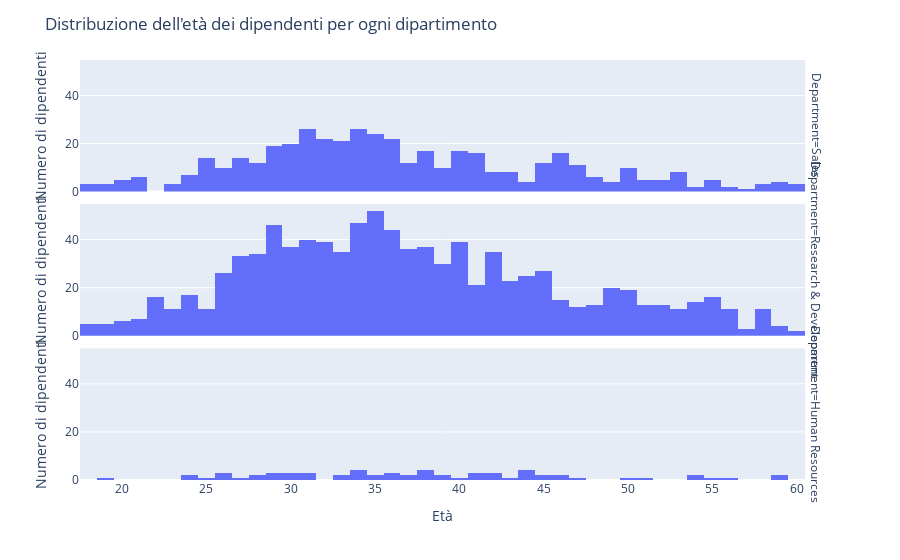

Notebook source saved alongside this figure:
### Code cell
#Si analizza l'età dei dipendenti in ogni dipartimento
#Risulta essere però un'analisi poco utile in quanto in alcuni dipartimenti le persone sono poche

fig0= px.histogram(df, height=800, x="Age", facet_row="Department")
fig0.layout["xaxis"]["title"] = "Età"
fig0.layout["yaxis"]["title"] = "Numero di dipendenti"
fig0.layout["yaxis2"]["title"] = "Numero di dipendenti"
fig0.layout["yaxis3"]["title"] = "Numero di dipendenti"
fig0.layout["legend"]["title"] = "Dipartimento"
fig0.layout["title"] = "Distribuzione dell'età dei dipendenti per ogni dipartimento"
fig0.show()

### Figure 1 — Plotly figure (JSON) as saved in the notebook; plotly's stock layout.template omitted (floating-point values rounded to 4 significant figures; data arrays with more than 128 entries replaced by an {"elided": "..."} marker saying what was removed)
{"data": [{"alignmentgroup": "True", "bingroup": "x", "hovertemplate": "Department=Sales<br>Age=%{x}<br>count=%{y}<extra></extra>", "legendgroup": "", "marker": {"color": "#636efa", "pattern": {"shape": ""}}, "name": "", "offsetgroup": "", "orientation": "v", "showlegend": false, "type": "histogram", "x": {"elided": "446 int values"}, "xaxis": "x3", "yaxis": "y3"}, {"alignmentgroup": "True", "bingroup": "x", "hovertemplate": "Department=Research & Development<br>Age=%{x}<br>count=%{y}<extra></extra>", "legendgroup": "", "marker": {"color": "#636efa", "pattern": {"shape": ""}}, "name": "", "offsetgroup": "", "orientation": "v", "showlegend": false, "type": "histogram", "x": {"elided": "961 int values"}, "xaxis": "x2", "yaxis": "y2"}, {"alignmentgroup": "True", "bingroup": "x", "hovertemplate": "Department=Human Resources<br>Age=%{x}<br>count=%{y}<extra></extra>", "legendgroup": "", "marker": {"color": "#636efa", "pattern": {"shape": ""}}, "name": "", "offsetgroup": "", "orientation": "v", "showlegend": false, "type": "histogram", "x": [46, 37, 59, 54, 26, 30, 59, 31, 42, 19, 34, 26, 50, 44, 54, 41, 41, 39, 36, 34, 28, 36, 39, 33, 45, 44, 38, 35, 33, 42, 34, 46, 56, 51, 42, 29, 31, 34, 30, 40, 38, 47, 44, 44, 24, 41, 45, 24, 30, 43, 37, 38, 26, 31, 29, 28, 29, 36, 27, 38, 55, 25, 35], "xaxis": "x", "yaxis": "y"}], "layout": {"annotations": [{"font": {}, "showarrow": false, "text": "Department=Human Resources", "textangle": 90, "x": 0.98, "xanchor": "left", "xref": "paper", "y": 0.1567, "yanchor": "middle", "yref": "paper"}, {"font": {}, "showarrow": false, "text": "Department=Research & Development", "textangle": 90, "x": 0.98, "xanchor": "left", "xref": "paper", "y": 0.5, "yanchor": "middle", "yref": "paper"}, {"font": {}, "showarrow": false, "text": "Department=Sales", "textangle": 90, "x": 0.98, "xanchor": "left", "xref": "paper", "y": 0.8433, "yanchor": "middle", "yref": "paper"}], "autosize": true, "barmode": "relative", "legend": {"title": {"text": "Dipartimento"}, "tracegroupgap": 0}, "margin": {"t": 60}, "title": {"text": "Distribuzione dell'età dei dipendenti per ogni dipartimento"}, "xaxis": {"anchor": "y", "autorange": true, "domain": [0, 0.98], "range": [17.5, 60.5], "title": {"text": "Età"}, "type": "linear"}, "xaxis2": {"anchor": "y2", "autorange": true, "domain": [0, 0.98], "matches": "x", "range": [17.5, 60.5], "showticklabels": false, "type": "linear"}, "xaxis3": {"anchor": "y3", "autorange": true, "domain": [0, 0.98], "matches": "x", "range": [17.5, 60.5], "showticklabels": false, "type": "linear"}, "yaxis": {"anchor": "x", "autorange": true, "domain": [0, 0.3133], "range": [0, 54.74], "title": {"text": "Numero di dipendenti"}}, "yaxis2": {"anchor": "x2", "autorange": true, "domain": [0.3433, 0.6567], "matches": "y", "range": [0, 54.74], "title": {"text": "Numero di dipendenti"}}, "yaxis3": {"anchor": "x3", "autorange": true, "domain": [0.6867, 1.0], "matches": "y", "range": [0, 54.74], "title": {"text": "Numero di dipendenti"}}}}
